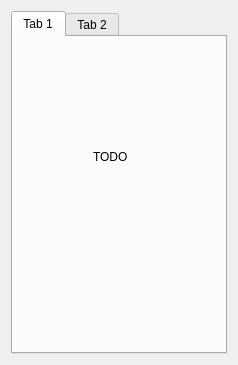
<ui version="4.0" >
 <class>MatrixControlTabs</class>
 <widget class="QWidget" name="MatrixControlTabs" >
  <property name="geometry" >
   <rect>
    <x>0</x>
    <y>0</y>
    <width>238</width>
    <height>365</height>
   </rect>
  </property>
  <property name="windowTitle" >
   <string>Form</string>
  </property>
  <layout class="QHBoxLayout" >
   <item>
    <widget class="QTabWidget" name="tabWidget" >
     <property name="currentIndex" >
      <number>0</number>
     </property>
     <widget class="QWidget" name="tab" >
      <attribute name="title" >
       <string>Tab 1</string>
      </attribute>
      <widget class="QLabel" name="label" >
       <property name="geometry" >
        <rect>
         <x>80</x>
         <y>110</y>
         <width>57</width>
         <height>20</height>
        </rect>
       </property>
       <property name="text" >
        <string>TODO</string>
       </property>
      </widget>
     </widget>
     <widget class="QWidget" name="tab_2" >
      <attribute name="title" >
       <string>Tab 2</string>
      </attribute>
      <widget class="QLabel" name="label_2" >
       <property name="geometry" >
        <rect>
         <x>80</x>
         <y>110</y>
         <width>57</width>
         <height>20</height>
        </rect>
       </property>
       <property name="text" >
        <string>TODO</string>
       </property>
      </widget>
     </widget>
    </widget>
   </item>
  </layout>
 </widget>
 <resources/>
 <connections/>
</ui>
